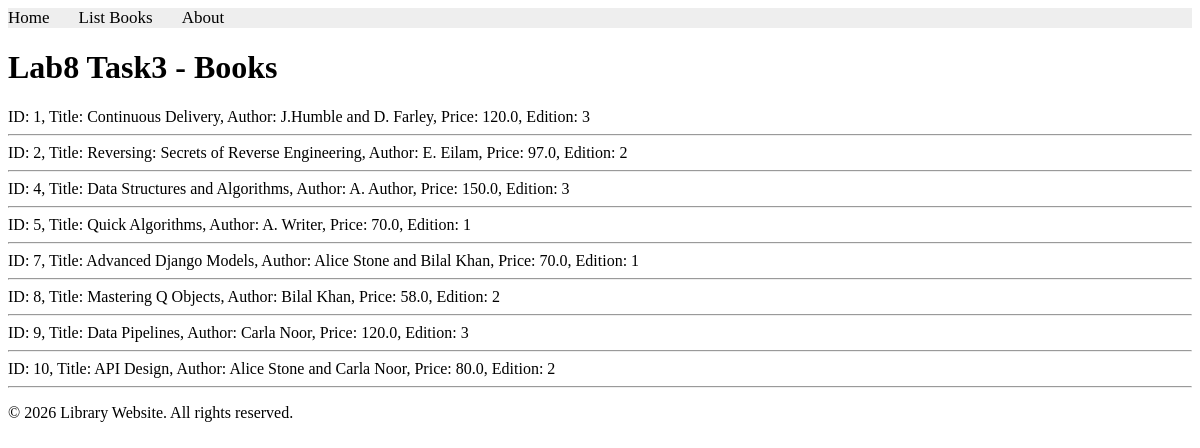
The app's page /books/lab8/task3 with its own data.
### apps/bookmodule/models.py (models this page shows)
class Book(models.Model):
	title = models.CharField(max_length=100)
	author = models.CharField(max_length=200, default='', blank=True)
	price = models.FloatField(default=0.0)
	quantity = models.IntegerField(default=1)
	pubdate = models.DateTimeField(default=timezone.now)
	rating = models.SmallIntegerField(default=1)
	publisher = models.ForeignKey(Publisher, null=True, on_delete=models.SET_NULL, related_name='books')
	authors = models.ManyToManyField(Author, related_name='books')
	edition = models.SmallIntegerField(default=1)

### apps/bookmodule/views.py (the view)
# urls.py: path('lab8/task3', views.lab8_task3, name='books.lab8.task3'),
def lab8_task3(request):
    books = Book.objects.filter(
        Q(edition__lte=3) & (~Q(title__icontains='qu') | ~Q(author__icontains='qu'))
    )
    return render(request, 'bookmodule/lab8_books_list.html', {'books': books, 'task_title': 'Lab8 Task3'})

### apps/templates/bookmodule/lab8_books_list.html (shortened to what this page needs)
{% extends "layouts/base.html" %}
{% block content %}
<h1>{{ task_title }} - Books</h1>
{% if books %}
    {% for obj in books %}
        ID: {{ obj.id }},
        Title: {{ obj.title }},
        Author: {{ obj.author }},
        Price: {{ obj.price }},
        Edition: {{ obj.edition }}
        <hr>
    {% endfor %}
{% else %}
    <p>No books found.</p>
{% endif %}
{% endblock content %}

### records on screen
Book: id "1", title "Continuous Delivery", author "J.Humble and D. Farley", price "120.0", edition "3"
Book: id "2", title "Reversing: Secrets of Reverse Engineering", author "E. Eilam", price "97.0", edition "2"
Book: id "4", title "Data Structures and Algorithms", author "A. Author", price "150.0", edition "3"
Book: id "5", title "Quick Algorithms", author "A. Writer", price "70.0", edition "1"
Book: id "7", title "Advanced Django Models", author "Alice Stone and Bilal Khan", price "70.0", edition "1"
Book: id "8", title "Mastering Q Objects", author "Bilal Khan", price "58.0", edition "2"
Book: id "9", title "Data Pipelines", author "Carla Noor", price "120.0", edition "3"
Book: id "10", title "API Design", author "Alice Stone and Carla Noor", price "80.0", edition "2"

### other values on screen
{{ task_title }} "Lab8 Task3"
